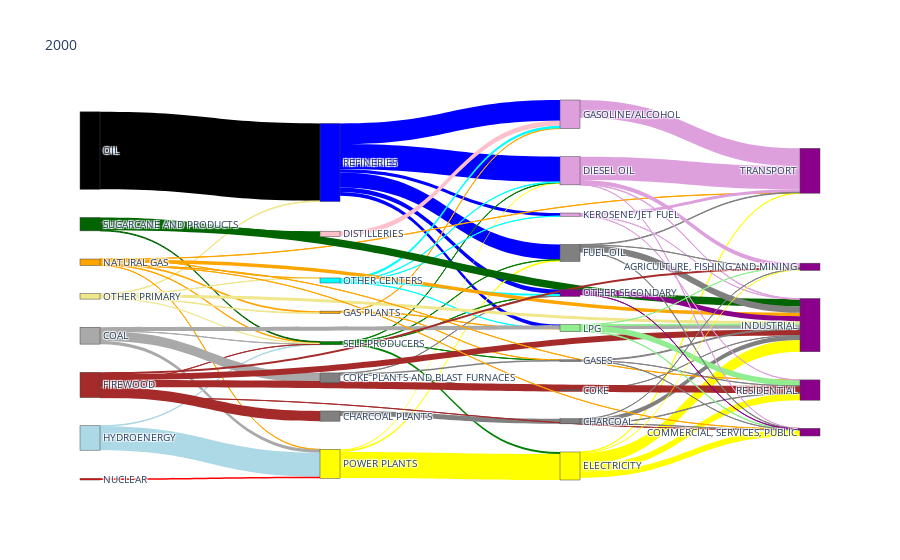

Here is the notebook cell this chart was saved with:
### Code cell
Plot(year='2000',db=db)

### Figure 1 — Plotly figure (JSON) as saved in the notebook; plotly's stock layout.template omitted (floating-point values rounded to 4 significant figures; data arrays with more than 128 entries replaced by an {"elided": "..."} marker saying what was removed)
{"data": [{"link": {"color": {"elided": "266 str values"}, "source": {"elided": "266 int values"}, "target": {"elided": "266 int values"}, "value": {"elided": "266 float values"}}, "node": {"color": ["blue", "yellow", "green", "orange", "grey", "grey", "pink", "cyan", "black", "orange", "darkgray", "lightblue", "darkred", "red", "brown", "darkgreen", "khaki", "yellow", "lightgreen", "plum", "plum", "plum", "grey", "grey", "grey", "grey", "darkmagenta", "darkmagenta", "darkmagenta", "darkmagenta", "darkmagenta", "darkmagenta", "darkmagenta", "darkmagenta", "darkmagenta", "black", "orange", "darkgray", "lightblue", "darkred", "red", "brown", "darkgreen", "khaki", "yellow", "lightgreen", "plum", "plum", "plum", "grey", "grey", "grey", "grey"], "label": ["REFINERIES", "POWER PLANTS", "SELF-PRODUCERS", "GAS PLANTS", "CHARCOAL PLANTS", "COKE PLANTS AND BLAST FURNACES", "DISTILLERIES", "OTHER CENTERS", "OIL", "NATURAL GAS", "COAL", "HYDROENERGY", "GEOTHERMAL", "NUCLEAR", "FIREWOOD", "SUGARCANE AND PRODUCTS", "OTHER PRIMARY", "ELECTRICITY", "LPG", "GASOLINE/ALCOHOL", "KEROSENE/JET FUEL", "DIESEL OIL", "FUEL OIL", "COKE", "CHARCOAL", "GASES", "OTHER SECONDARY", "TRANSPORT", "INDUSTRIAL", "RESIDENTIAL", "COMMERCIAL, SERVICES, PUBLIC", "AGRICULTURE, FISHING AND MINING", "CONSTRUCTION AND OTHERS", "OIL", "NATURAL GAS", "COAL", "HYDROENERGY", "GEOTHERMAL", "NUCLEAR", "FIREWOOD", "SUGARCANE AND PRODUCTS", "OTHER PRIMARY", "ELECTRICITY", "LPG", "GASOLINE/ALCOHOL", "KEROSENE/JET FUEL", "DIESEL OIL", "FUEL OIL", "COKE", "CHARCOAL", "GASES", "OTHER SECONDARY"], "pad": 30, "thickness": 20}, "type": "sankey"}], "layout": {"font": {"size": 10}, "title": {"text": "2000"}}}
